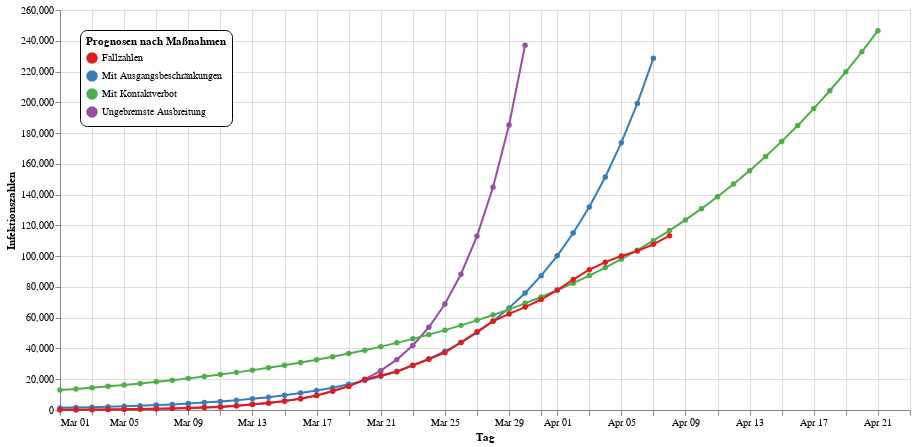

Here is the notebook cell this chart was saved with:
### Code cell
data = pd.read_csv("corona_infections.csv", header=0, names=["day", "cases"])
data["day"] = [dt.datetime.strptime(d + ' 2020', "%b %d %Y") for d in data["day"]]
md1 = dt.datetime(year=2020, month=3, day=20)
md2 = dt.datetime(year=2020, month=3, day=28)
c0 = np.array(data[data["day"] <= md1]["cases"])
d0 = np.array([d.toordinal() for d in data[data["day"] <= md1]["day"]])
c1 = np.array(data[(md1 <= data["day"])][(data["day"] <= md2)]["cases"])
d1 = np.array([d.toordinal() for d in data[md1 <= data["day"]][data["day"] <= md2]["day"]])
c2 = np.array(data[md2 <= data["day"]]["cases"])
d2 = np.array([d.toordinal() for d in data[md2 <= data["day"]]["day"]])
par0, _ = curve_fit(
    corona_curve, 
    xdata=d0, 
    ydata=c0, 
    p0=[c0[0], dt.datetime(year=2020, month=3, day=1).toordinal(), 8e-9, 5.6e7],
    bounds=(
        [0, d0[0], 1e-11, c0[-1]], 
        [c0[-1], dt.datetime(year=2021, month=6, day=1).toordinal(), 1e-8, 8.35e7])
)
par1, _ = curve_fit(
    corona_curve, 
    xdata=d1, 
    ydata=c1, 
    p0=[c1[0], dt.datetime(year=2020, month=3, day=20).toordinal(), 8e-9, 5.6e7],
    bounds=(
        [0, d1[0], 1e-11, c1[-1]], 
        [c1[-1], dt.datetime(year=2021, month=6, day=1).toordinal(), 1e-8, 8.35e7])
)
par2, _ = curve_fit(
    corona_curve, 
    xdata=d2, 
    ydata=c2, 
    p0=[c2[0], dt.datetime(year=2020, month=3, day=28).toordinal(), 8e-9, 5.6e7],
    bounds=(
        [0, d2[0], 1e-11, c2[-1]], 
        [c2[-1], dt.datetime(year=2021, month=6, day=1).toordinal(), 1e-8, 8.35e7])
)
print(par0, "\n", par1, "\n", par2)
data = data[data["day"] >= dt.datetime(year=2020, month=3, day=1)]
data = data.rename(columns={"day": "Tag", "cases": "Infektionszahlen"})
data["Typ"] = ["Fallzahlen" for d in data["Tag"]]
data["Typ"] = data["Typ"].astype(str)
data_count = len(data) + 15
for par, t in [(par0, "Ungebremste Ausbreitung"), 
               (par1, "Mit Ausgangsbeschränkungen"), 
               (par2, "Mit Kontaktverbot")]:
    for i in range(data_count):
        curve_value = corona_curve((list(data["Tag"])[0] + dt.timedelta(days=i)).toordinal(), *par)
        data = data.append(pd.DataFrame(
            [[list(data["Tag"])[0] + dt.timedelta(days=i), 
              curve_value if curve_value < 250000 else None,
              t]],
            columns=("Tag", "Infektionszahlen", "Typ")
        ), ignore_index=True)
data = data.tail(len(data)-data_count+15).append(data.head(data_count-15), ignore_index=True)
line = alt.Chart(data).mark_line(point=True).encode(
    alt.X("monthdate(Tag)", title="Tag"),
    alt.Y("Infektionszahlen:Q", title="Infektionszahlen"),
    color=alt.Color("Typ:N", 
                    scale=alt.Scale(scheme="set1"),
                    legend=alt.Legend(
        orient="none", legendX=20, legendY=20,
        fillColor="white", strokeColor="black", cornerRadius=7, padding=6,
        title="Prognosen nach Maßnahmen"))
)
nearest = alt.selection(type='single', nearest=True, on='mouseover',
                        fields=['Tag'], empty='none')
selectors = alt.Chart(data).mark_point().encode(
    alt.X("monthdate(Tag)", title="Tag"),
    opacity=alt.value(0),
).add_selection(nearest)
points = line.mark_point().encode(
    opacity=alt.condition(nearest, alt.value(1), alt.value(0))
)
text = line.mark_text(align='left', dx=5, dy=5).encode(
    text=alt.condition(nearest, 'Infektionszahlen:Q', alt.value(' '))
)
rules = alt.Chart(data).mark_rule(color='gray').encode(
    alt.X("monthdate(Tag)", title="Tag"),
).transform_filter(nearest)
alt.layer(
    line, selectors, points, rules, text
).properties(width=850, height=400)

### Figure 1 — Vega-Lite specification as saved in the notebook (floating-point values rounded to 4 significant figures; data arrays with more than 128 entries replaced by an {"elided": "..."} marker saying what was removed)
{"config": {"view": {"continuousWidth": 400, "continuousHeight": 300}}, "layer": [{"mark": {"type": "line", "point": true}, "encoding": {"color": {"type": "nominal", "field": "Typ", "legend": {"cornerRadius": 7, "fillColor": "white", "legendX": 20, "legendY": 20, "orient": "none", "padding": 6, "strokeColor": "black", "title": "Prognosen nach Maßnahmen"}, "scale": {"scheme": "set1"}}, "x": {"type": "temporal", "field": "Tag", "timeUnit": "monthdate", "title": "Tag"}, "y": {"type": "quantitative", "field": "Infektionszahlen", "title": "Infektionszahlen"}}}, {"mark": "point", "encoding": {"opacity": {"value": 0}, "x": {"type": "temporal", "field": "Tag", "timeUnit": "monthdate", "title": "Tag"}}, "selection": {"selector001": {"type": "single", "nearest": true, "on": "mouseover", "fields": ["Tag"], "empty": "none"}}}, {"mark": "point", "encoding": {"color": {"type": "nominal", "field": "Typ", "legend": {"cornerRadius": 7, "fillColor": "white", "legendX": 20, "legendY": 20, "orient": "none", "padding": 6, "strokeColor": "black", "title": "Prognosen nach Maßnahmen"}, "scale": {"scheme": "set1"}}, "opacity": {"condition": {"value": 1, "selection": "selector001"}, "value": 0}, "x": {"type": "temporal", "field": "Tag", "timeUnit": "monthdate", "title": "Tag"}, "y": {"type": "quantitative", "field": "Infektionszahlen", "title": "Infektionszahlen"}}}, {"mark": {"type": "rule", "color": "gray"}, "encoding": {"x": {"type": "temporal", "field": "Tag", "timeUnit": "monthdate", "title": "Tag"}}, "transform": [{"filter": {"selection": "selector001"}}]}, {"mark": {"type": "text", "align": "left", "dx": 5, "dy": 5}, "encoding": {"color": {"type": "nominal", "field": "Typ", "legend": {"cornerRadius": 7, "fillColor": "white", "legendX": 20, "legendY": 20, "orient": "none", "padding": 6, "strokeColor": "black", "title": "Prognosen nach Maßnahmen"}, "scale": {"scheme": "set1"}}, "text": {"condition": {"type": "quantitative", "field": "Infektionszahlen", "selection": "selector001"}, "value": " "}, "x": {"type": "temporal", "field": "Tag", "timeUnit": "monthdate", "title": "Tag"}, "y": {"type": "quantitative", "field": "Infektionszahlen", "title": "Infektionszahlen"}}}], "data": {"name": "data-f9117437124346f6be07c480289edef7"}, "height": 400, "width": 850, "$schema": "https://vega.github.io/schema/vega-lite/v4.0.2.json", "datasets": {"data-f9117437124346f6be07c480289edef7": {"elided": "201 records"}}}
